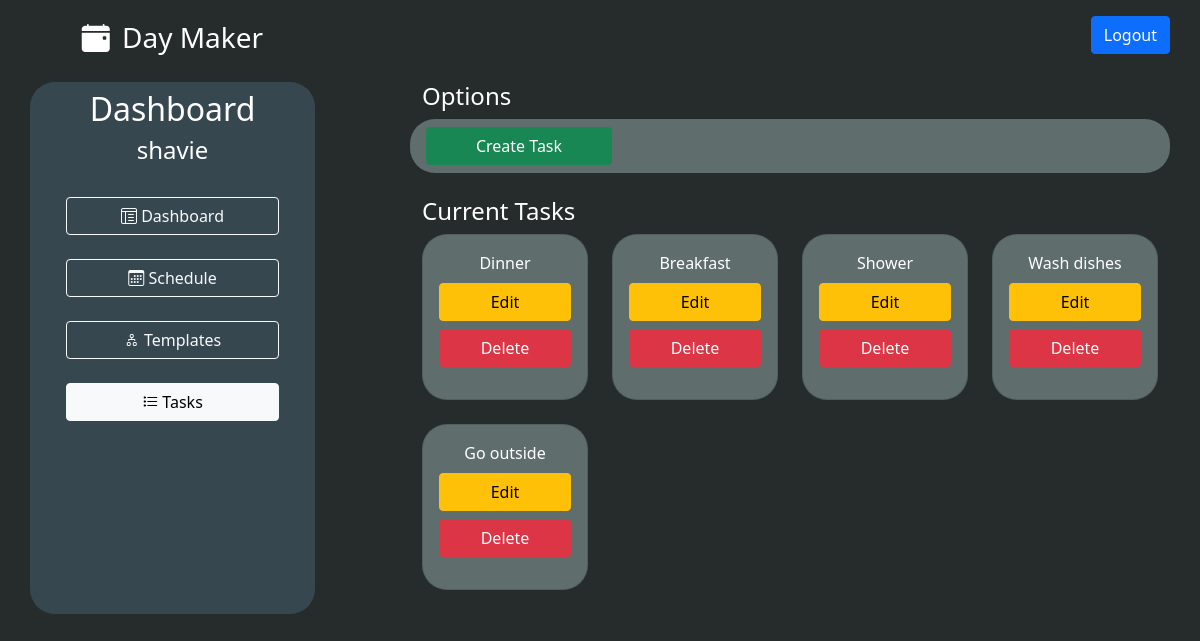
The page /tasks (signed in) on the database its author committed.
### models.py (models this page shows, shortened)
class User(UserMixin, db.Model):
    id = db.Column(db.Integer, primary_key = True)
    username = db.Column(db.String(30), unique = True, index = True)
    email = db.Column(db.String(64), index=True, unique=True)
    password = db.Column(db.String(128))
    schedules = db.relationship('Schedule', backref='user', lazy='dynamic', cascade='all, delete, delete-orphan')
    templates = db.relationship('Template', backref='user', lazy='dynamic', cascade='all, delete, delete-orphan')
    tasks = db.relationship('Task', backref='user', lazy='dynamic', cascade='all, delete, delete-orphan')

class Task(db.Model):
    id = db.Column(db.Integer, primary_key = True)
    title = db.Column(db.String(50), index = True)
    user_id = db.Column(db.Integer, db.ForeignKey('user.id'))
    todos = db.relationship('Todo', lazy='dynamic', cascade='all, delete, delete-orphan')

### routes.py (the view)
@app.route('/tasks', methods=['GET', 'POST'])
@login_required
def tasks():
    form = TaskForm()
    EditForm = EditTaskForm()
    if form.validate_on_submit():
      task = Task(title=form.title.data, user_id=current_user.id)
      db.session.add(task)
      db.session.commit()
      flash('Task successfully added')
      return redirect(url_for('tasks'))
    return render_template('view_tasks.html', form=form, EditForm=EditForm)

### routes.py (called while the page is built)
@login_manager.user_loader
def load_user(id):
    return User.query.get(int(id))

### templates/view_tasks.html (shortened to what this page needs)
{% extends 'base.html' %}
{% block content %}
    <div class="container h-100">
      <div class="row justify-content-between mt-4">
        <div class="d-none d-lg-block col-md-3 col-lg-3 text-white day-primary curved">
            <h2 class="mt-2 text-center">Dashboard</h2>
            <h4 class="mt-2 text-center">{{current_user.username}}</h2>
            <div class="row gap-1 justify-content-center">
              <div class="col-10">
                <h4 class="mt-4"><a href="{{ url_for('dashboard')}}" class="btn btn-outline-light w-100"><i class="bi bi-layout-text-window-reverse"></i> Dashboard</a></h4>
                <h4 class="mt-4"><a href="{{ url_for('schedule')}}" class="btn btn-outline-light w-100"><i class="bi bi-calendar3"></i> Schedule</a></h4>
                <h4 class="mt-4"><a href="{{ url_for('templates')}}" class="btn btn-outline-light w-100"><i class="bi bi-diagram-2"></i> Templates</a></h4>
                <h4 class="mt-4"><a href="{{ url_for('tasks')}}" class="btn btn-outline-light active w-100"><i class="bi bi-list-task"></i> Tasks</a></h4>
              </div>
            </div>
        </div>
        <div class="col-md-12 col-lg-8">
            <h4 class="text-white">Options</h4>
                <div class="row day-secondary curved p-2 justify-content-around justify-content-md-start">
                      <a class="btn btn-success col-10 col-md-3 ms-md-2" data-bs-toggle="collapse" href="#taskForm" role="button" aria-expanded="false" aria-controls="taskForm">Create Task</a>
                </div>
                <h4 class="text-white mt-4">Current Tasks</h4>
                <div class="row ">
                    {% for task in current_user.tasks %}
                    <div class="col-6 col-md-3 mb-4">
                        <div class="card day-secondary curved">
                            <div class="card-body">
                                <div class="text-center text-white card-title">{{ task.title }}</div>
                                <p class="d-grid">
                                    <a class="btn btn-warning" data-bs-toggle="collapse" href="#taskForm{{ task.id }}" role="button" aria-expanded="false" aria-controls="templateForm">Edit</a>
                                    <a class="btn btn-danger mt-2" href="{{ url_for('delete_task', task_title=task.title) }}" >Delete</a>
                                </p>
                            </div>
                        </div>
                    </div>
                    {% endfor %}
                </div>
            </div>
        </div>
    </div>
{% endblock %}

### static/styles.css (style rules this page uses)
html, body { height: 100%; background-color: #262C2C; }
.day-primary { background-color: #37474F; }
.day-secondary { background-color: #5F6D6D; }
.curved { border-radius: 25px; }
a { text-decoration: none; color: black; }

### rows shown on the page
User: username "shavie"
Task: title "Dinner"
Task: title "Breakfast"
Task: title "Shower"
Task: title "Wash dishes"
Task: title "Go outside"
